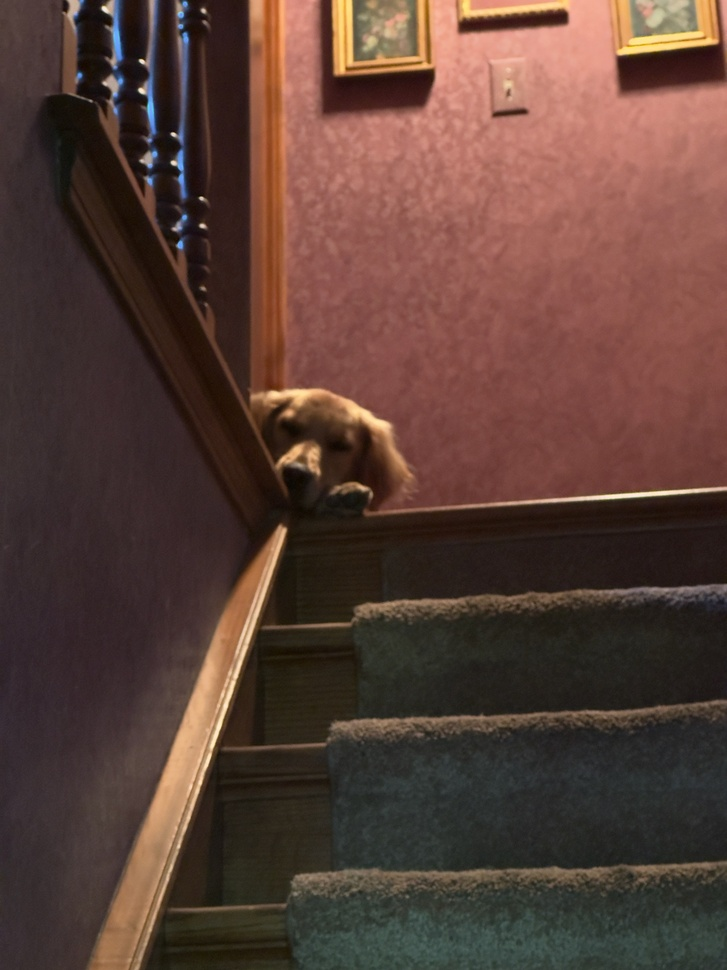
#> input picture imgs/dog.jpeg, 727 x 970 px, shrunk from 3024 x 4032 before the run; its folder holds only this picture in this run
$ python photoEditor.py
#> lines starting #> are read from the running program, lines starting #| are printed output that depends on the picture
from PIL import Image, ImageEnhance, ImageFilter
import os

path = './imgs'
pathOut = '/editedImgs'

for filename in os.listdir(path):
    img = Image.open(f"{path}/{filename}")
#> img is the input picture: PIL image 727x970 RGB; mean R, G, B 89.2, 63.8, 55.3

    edit = img.filter(ImageFilter.SHARPEN).convert('L')
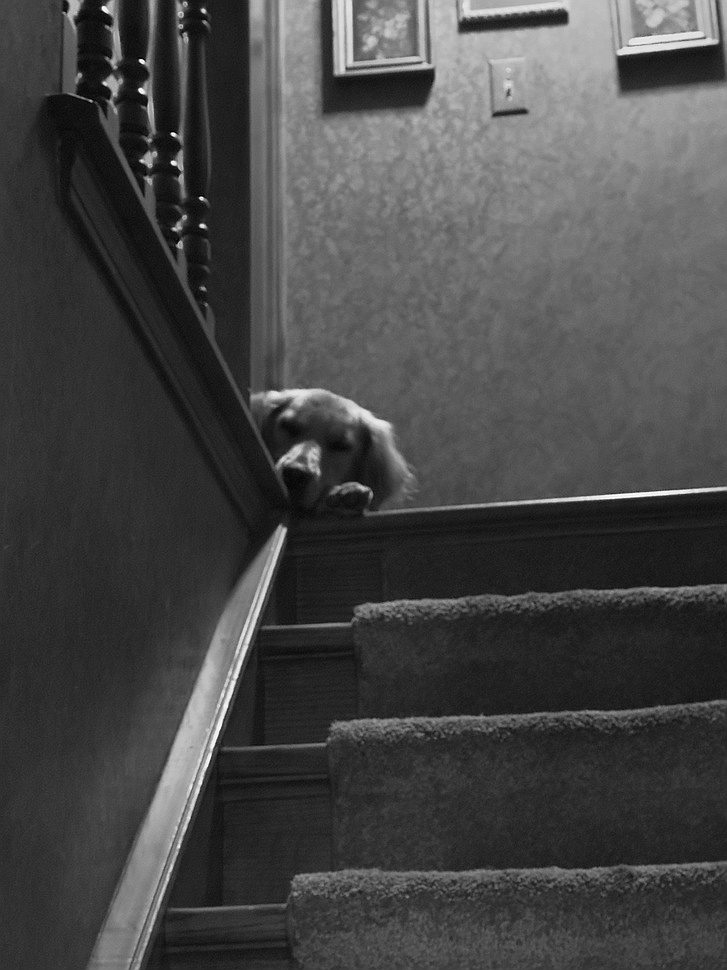
#> edit: PIL image 727x970 L; min 0, max 255, mean 70.5

    factor = 1.25
    enhancer = ImageEnhance.Brightness(edit)
    edit = enhancer.enhance(factor)
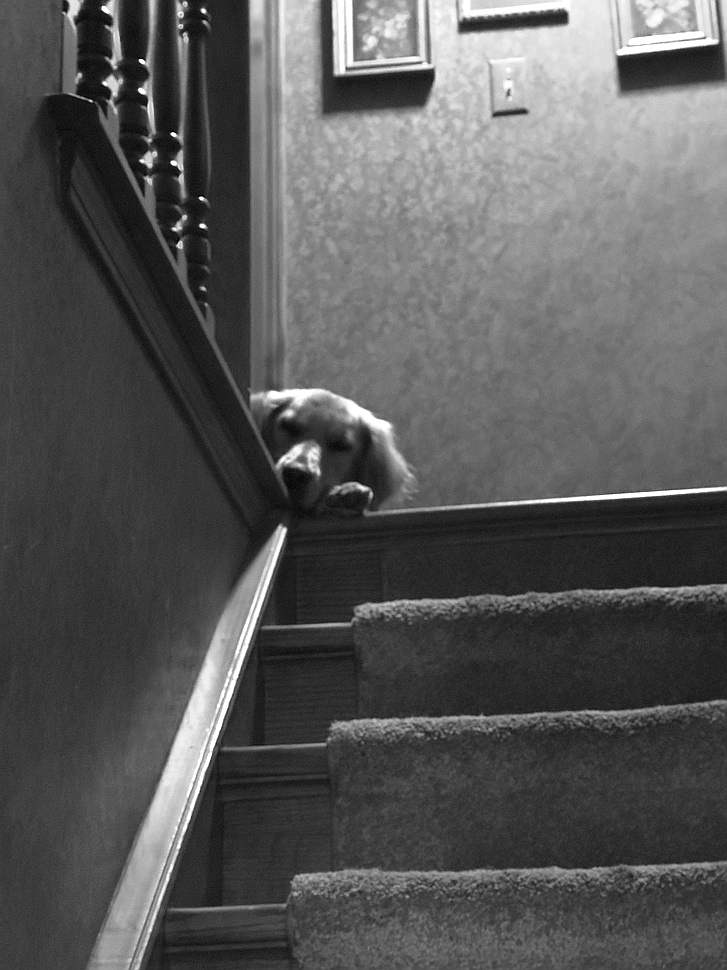
#> edit: PIL image 727x970 L; min 0, max 255, mean 87.6

    clean_name = os.path.splitext(filename)[0]

    edit.save(f'.{pathOut}/{clean_name}_edited.jpg')
